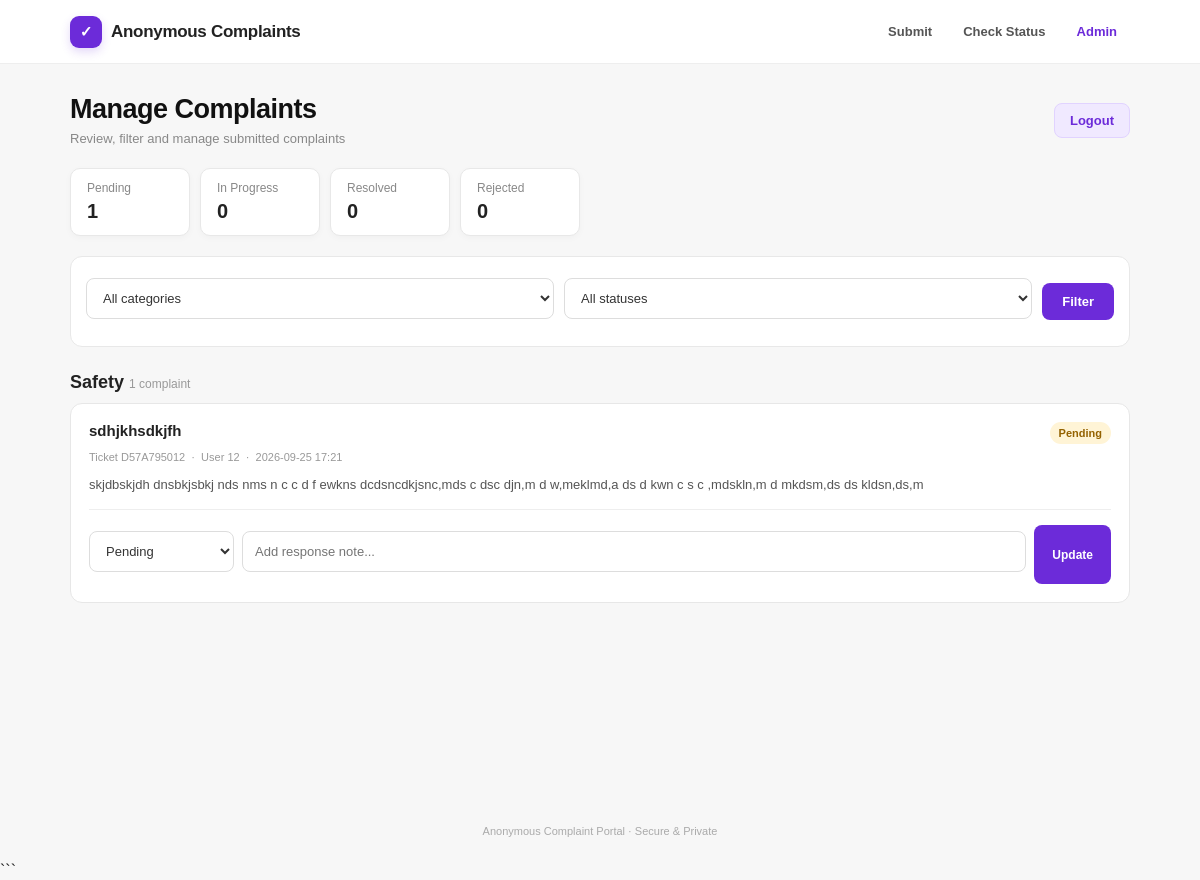
/admin (signed in), run on the app's committed database.
### app.py (models this page shows)
class Complaint(db.Model):
    id = db.Column(db.Integer, primary_key=True)
    ticket_id = db.Column(db.String(12), unique=True, nullable=False, index=True)
    user_id = db.Column(db.String(64), nullable=False, index=True)  # anonymous alias
    category = db.Column(db.String(40), nullable=False, index=True)
    title = db.Column(db.String(200), nullable=False)
    description = db.Column(db.Text, nullable=False)
    status = db.Column(db.String(20), default="Pending", nullable=False, index=True)
    admin_note = db.Column(db.Text, default="")
    created_at = db.Column(db.DateTime, default=datetime.utcnow)
    updated_at = db.Column(db.DateTime, default=datetime.utcnow, onupdate=datetime.utcnow)

### app.py (the view)
@app.route("/admin")
@admin_required
def admin():
    cat, st = request.args.get("category", ""), request.args.get("status", "")
    q = Complaint.query
    if cat: q = q.filter_by(category=cat)
    if st: q = q.filter_by(status=st)
    items = q.order_by(Complaint.category, Complaint.created_at.desc()).all()
    grouped = {}
    for c in items:
        grouped.setdefault(c.category, []).append(c)
    counts = {s: Complaint.query.filter_by(status=s).count() for s in STATUSES}
    return render_template("admin.html", grouped=grouped, categories=CATEGORIES,
                           statuses=STATUSES, cat=cat, st=st, counts=counts)

### app.py (called while the page is built)
def admin_required(f):
    @wraps(f)
    def wrapper(*a, **kw):
        if not session.get("admin"):
            return redirect(url_for("login"))
        return f(*a, **kw)
    return wrapper

### templates/admin.html (shortened to what this page needs)
{% extends "base.html" %}
{% block body %}
<div class="admin-wrapper">
    <div class="admin-header">
        <div class="admin-title">
            <h1>Manage Complaints</h1>
            <p>Review, filter and manage submitted complaints</p>
        </div>
        <a href="/admin/logout" class="logout-btn">
            Logout
        </a>
    </div>
    <div class="stats">
        {% for s,n in counts.items() %}
            <div class="stat">
                <span class="stat-label">
                    {{ s }}
                </span>
                <span class="stat-number">
                    {{ n }}
                </span>
            </div>
        {% endfor %}
    </div>
    <div class="filter-card">
        <form class="filter-form">
            <select name="category">
                <option value="">
                    All categories
                </option>
            </select>
            <select name="status">
                <option value="">
                    All statuses
                </option>
            </select>
            <button class="filter-btn" type="submit">
                Filter
            </button>
        </form>
    </div>
    {% for category, items in grouped.items() %}
        <div class="category-section">
            <div class="category-header">
                <h2>
                    {{ category }}
                    <span class="category-count">
                        {{ items|length }} complaint{% if items|length != 1 %}s{% endif %}
                    </span>
                </h2>
            </div>
            {% for c in items %}
                <div class="complaint-card">
                    <div class="complaint-top">
                        <p class="complaint-title">
                            {{ c.title }}
                        </p>
                        <span class="status {{ c.status.split()[0] }}">
                            {{ c.status }}
                        </span>
                    </div>
                    <div class="complaint-meta">
                        Ticket {{ c.ticket_id }}
                        &nbsp;·&nbsp;
                        User {{ c.user_id }}
                        &nbsp;·&nbsp;
                        {{ c.created_at.strftime('%Y-%m-%d %H:%M') }}
                    </div>
                    <div class="complaint-description">
                        {{ c.description }}
                    </div>
                    <form
                        method="post"
                        action="/admin/update/{{ c.id }}"
                        class="update-form"
                    >
                        <select name="status">
                            {% for s in statuses %}
                                <option
                                    value="{{ s }}"
                                    {{ 'selected' if s == c.status }}
                                >
                                    {{ s }}
                                </option>
                            {% endfor %}
                        </select>
                        <input
                            name="admin_note"
                            value="{{ c.admin_note }}"
                            placeholder="Add response note..."
                        >
                        <button
                            type="submit"
                            class="update-btn"
                        >
                            Update
                        </button>
                    </form>
                </div>
            {% endfor %}
        </div>
    {% else %}
        <div class="empty">
            No complaints found.
        </div>
    {% endfor %}
</div>
{% endblock %}

### templates/base.html (shortened to what this page needs)
<!doctype html>
<html lang="en">
<head>
</head>
<body>
    <nav class="navbar">
        <div class="nav-container">
            <a href="/" class="brand">
                <span class="brand-icon">
                    ✓
                </span>
                Anonymous Complaints
            </a>
            <div class="nav-links" id="navLinks">
                <a href="/">
                    Submit
                </a>
                <a href="/track">
                    Check Status
                </a>
                <a href="/admin" class="admin-link">
                    Admin
                </a>
            </div>
        </div>
    </nav>
    <main>
        {% block body %}
        {% endblock %}
    </main>
    <div class="footer">
        Anonymous Complaint Portal · Secure & Private
    </div>
</body>
</html>

### templates/base.html (style rules this page uses)
* { box-sizing: border-box; }
html { scroll-behavior: smooth; }
body { margin: 0; background: #f7f7f7; color: #222; font-family: Arial, Helvetica, sans-serif; }
.navbar { position: sticky; top: 0; z-index: 1000; height: 64px; background: rgba(255,255,255,0.96); border-bottom: 1px solid #eeeeee; backdrop-filter: blur(10px); }
.nav-container { max-width: 1100px; height: 100%; margin: auto; padding: 0 20px; display: flex; align-items: center; justify-content: space-between; }
.brand { display: flex; align-items: center; gap: 9px; text-decoration: none; color: #222; font-size: 17px; font-weight: 700; letter-spacing: -0.3px; }
.brand-icon { width: 32px; height: 32px; display: flex; align-items: center; justify-content: center; background: #6c2bd9; color: white; border-radius: 9px; font-size: 15px; box-shadow: 0 4px 10px rgba(108,43,217,0.18); }
.nav-links { display: flex; align-items: center; gap: 5px; }
.nav-links a { text-decoration: none; color: #555; font-size: 13px; font-weight: 600; padding: 9px 13px; border-radius: 8px; transition: background 0.2s ease, color 0.2s ease; }
.nav-links .admin-link { color: #6c2bd9; }
main { min-height: calc(100vh - 64px); }
a { color: #6c2bd9; }
button { font-family: inherit; }
input, select, textarea { font-family: inherit; }
input, select, textarea { width: 100%; padding: 12px 13px; margin: 6px 0 12px; border: 1px solid #ddd; border-radius: 8px; background: #fff; color: #222; outline: none; font-size: 14px; transition: border-color 0.2s ease, box-shadow 0.2s ease; }
button { padding: 11px 18px; background: #6c2bd9; color: #fff; border: 0; border-radius: 8px; cursor: pointer; font-size: 13px; font-weight: 600; transition: background 0.2s ease, transform 0.15s ease, box-shadow 0.2s ease; }
.Pending { background: #fff4d6; color: #946200; }
.footer { max-width: 1100px; margin: 0 auto; padding: 25px 20px; text-align: center; color: #aaa; font-size: 11px; }

### data on the page
Complaint: status "Pending", id "1", category "Safety", items "1", title "sdhjkhsdkjfh", ticket_id "D57A795012", user_id "12", created_at "2026-09-25 17:21", description "skjdbskjdh dnsbkjsbkj nds nms n c c d f ewkns dcdsncdkjsnc,mds c dsc djn,m d w,meklmd,a ds d kwn c s c ,mdskln,m d mkdsm,ds ds kldsn,ds,m"

### other printed values
{{ s }} "In Progress" "Resolved" "Rejected"
{{ n }} "0" "0" "0"
form field status "Pending"
